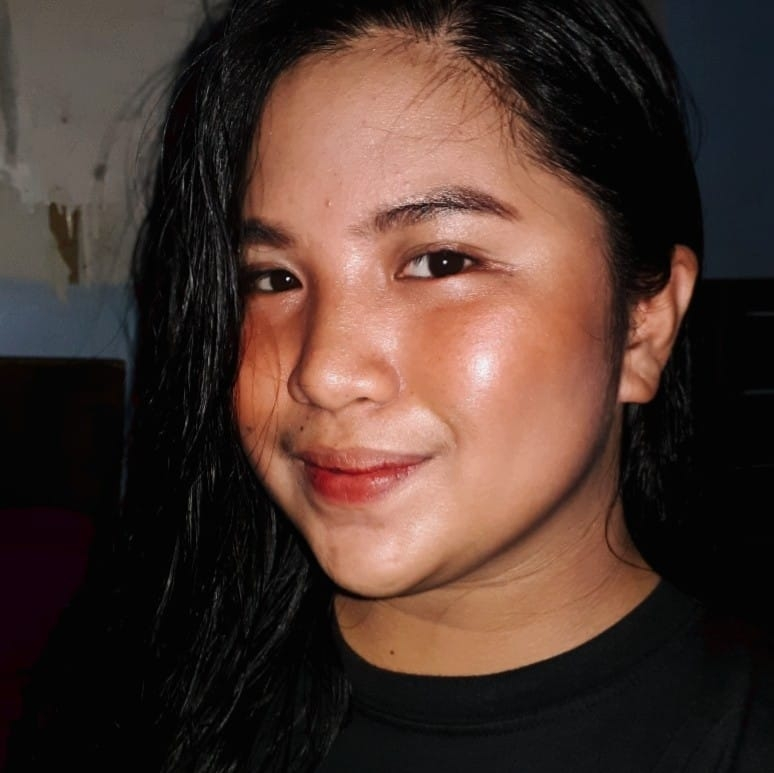
#> input picture img/bebe.jpg, 774 x 773 px
$ python openCV-contour.py
#> lines starting #> are read from the running program, lines starting #| are printed output that depends on the picture; after the words box and inside, x2 and y2 are one past the last pixel; in counts of white or black regions, pixels touching at a corner belong together
import cv2 as cv
import numpy as np

img = cv.imread('img/bebe.jpg')
#> img is the input picture: shape (773, 774, 3); mean B, G, R 46.5, 54.2, 75.5

def resized(mat):
    width = int(mat.shape[1] * 0.6)
#> width = 464
    height = int(mat.shape[0] * 0.6)
#> height = 463
    dimension = width, height
#> dimension = (464, 463)
    return cv.resize(mat, dimension, interpolation=cv.INTER_AREA)

imgResized = resized(img)
cv.imshow("me.photo", imgResized)

imgBlank = np.zeros((750, 700, 3) , dtype='uint8')
imgBlank[:] = 32, 0, 4

#CVT COLOR
imgGray = cv.cvtColor(imgResized, cv.COLOR_BGR2GRAY)
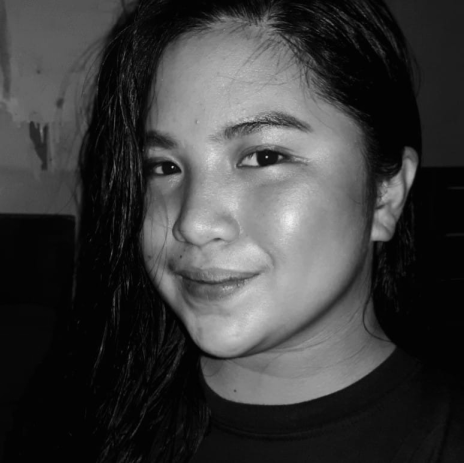
#> imgGray: shape (463, 464); min 0, max 241, mean 59.7
cv.imshow("me.grayScale", imgGray)

#CANNY
imgCanny = cv.Canny(imgGray, 100, 175)
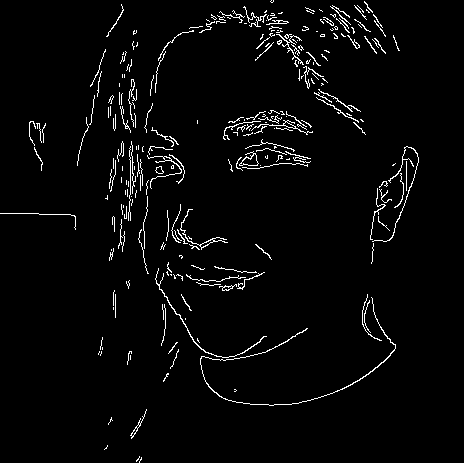
#> imgCanny: shape (463, 464); 3% white in thin lines or dots
cv.imshow("me.Canny", imgCanny)

#FIND CONTOURS
contour, hierarchy = cv.findContours(imgCanny, cv.RETR_LIST, cv.CHAIN_APPROX_NONE)
#> contour = 281 contours, 260 with area under 20; largest, box (x1, y1, x2, y2) and area: (239, 151, 259, 166) 129, (239, 153, 259, 166) 117, (200, 297, 396, 406) 86, (180, 209, 228, 250) 66, (155, 268, 267, 358) 63

#DRAW CONTOURS
cv.drawContours(imgBlank, contour, -1, (255,255,255), 1)
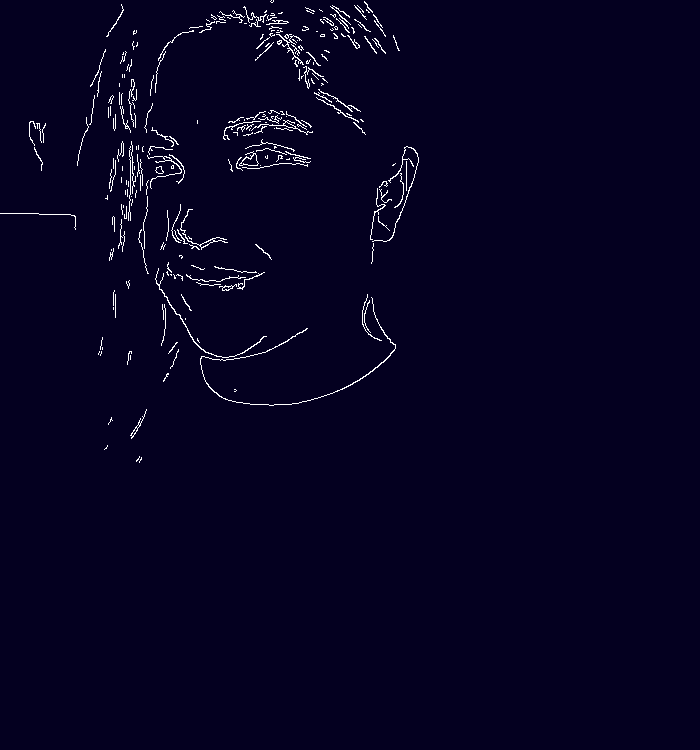
#> imgBlank: shape (750, 700, 3); mean of channels 0, 1, 2 34.7, 3.1, 7.1; drawn as B, G, R

#RECTANGLE
cv.rectangle(imgBlank, (0, 410), (700, 750), (52, 11, 7), thickness=cv.FILLED)

#CIRCLE
cv.circle(imgBlank, (550, 160), 90, (255,255,255), thickness=cv.FILLED)
cv.circle(imgBlank, (500, 120), 90, (32, 0, 4), thickness=cv.FILLED)
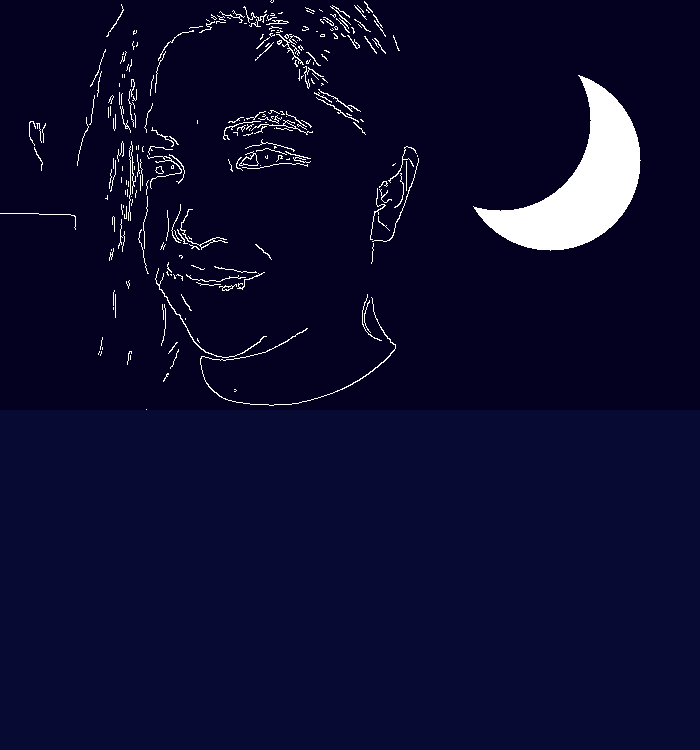
#> imgBlank: shape (750, 700, 3); mean of channels 0, 1, 2 48.6, 13.6, 13.8; drawn as B, G, R
cv.circle(imgBlank, (490, 110), 2, (255,255,255), thickness=cv.FILLED)
#> imgBlank: shape (750, 700, 3); under 0.01% of pixels changed, all inside (x1, y1, x2, y2) = (488, 108, 493, 113)
cv.circle(imgBlank, (505, 300), 2, (255,255,255), thickness=cv.FILLED)
#> imgBlank: shape (750, 700, 3); mean of channels 0, 1, 2 48.6, 13.6, 13.8
cv.circle(imgBlank, (650, 150), 2, (255,255,255), thickness=cv.FILLED)
#> imgBlank: shape (750, 700, 3); mean of channels 0, 1, 2 48.6, 13.6, 13.8
cv.circle(imgBlank, (680, 300), 2, (255,255,255), thickness=cv.FILLED)
#> imgBlank: shape (750, 700, 3); mean of channels 0, 1, 2 48.6, 13.6, 13.8
cv.circle(imgBlank, (60, 300), 2, (255,255,255), thickness=cv.FILLED)
#> imgBlank: shape (750, 700, 3); mean of channels 0, 1, 2 48.6, 13.6, 13.8
cv.circle(imgBlank, (40, 40), 3, (255,255,255), thickness=cv.FILLED)
#> imgBlank: shape (750, 700, 3); mean of channels 0, 1, 2 48.6, 13.6, 13.8
#start ng constellation
cv.circle(imgBlank, (300, 300), 3, (255,255,255), thickness=cv.FILLED)
#> imgBlank: shape (750, 700, 3); mean of channels 0, 1, 2 48.6, 13.6, 13.9
cv.circle(imgBlank, (345, 200), 4, (255,255,255), thickness=cv.FILLED)
#> imgBlank: shape (750, 700, 3); mean of channels 0, 1, 2 48.6, 13.6, 13.9
cv.circle(imgBlank, (390, 120), 4, (255,255,255), thickness=cv.FILLED)
#> imgBlank: shape (750, 700, 3); mean of channels 0, 1, 2 48.7, 13.7, 13.9
cv.circle(imgBlank, (450, 50), 4, (255,255,255), thickness=cv.FILLED)
#> imgBlank: shape (750, 700, 3); mean of channels 0, 1, 2 48.7, 13.7, 13.9
cv.circle(imgBlank, (470, 54), 3, (255,255,255), thickness=cv.FILLED)
#> imgBlank: shape (750, 700, 3); mean of channels 0, 1, 2 48.7, 13.7, 13.9
cv.circle(imgBlank, (499, 85), 3, (255,255,255), thickness=cv.FILLED)
#> imgBlank: shape (750, 700, 3); mean of channels 0, 1, 2 48.7, 13.7, 13.9
cv.circle(imgBlank, (465, 88), 3, (255,255,255), thickness=cv.FILLED)
#> imgBlank: shape (750, 700, 3); mean of channels 0, 1, 2 48.7, 13.7, 14
cv.circle(imgBlank, (435, 109), 3, (255,255,255), thickness=cv.FILLED)
#> imgBlank: shape (750, 700, 3); mean of channels 0, 1, 2 48.7, 13.7, 14
cv.circle(imgBlank, (600, 50), 2, (255,255,255), thickness=cv.FILLED)
#> imgBlank: shape (750, 700, 3); mean of channels 0, 1, 2 48.7, 13.7, 14
cv.circle(imgBlank, (500, 30), 2, (255,255,255), thickness=cv.FILLED)
#> imgBlank: shape (750, 700, 3); mean of channels 0, 1, 2 48.7, 13.8, 14
cv.circle(imgBlank, (650, 30), 2, (255,255,255), thickness=cv.FILLED)
#> imgBlank: shape (750, 700, 3); mean of channels 0, 1, 2 48.7, 13.8, 14
cv.circle(imgBlank, (630, 290), 2, (255,255,255), thickness=cv.FILLED)
#> imgBlank: shape (750, 700, 3); mean of channels 0, 1, 2 48.7, 13.8, 14
cv.circle(imgBlank, (400, 290), 2, (255,255,255), thickness=cv.FILLED)
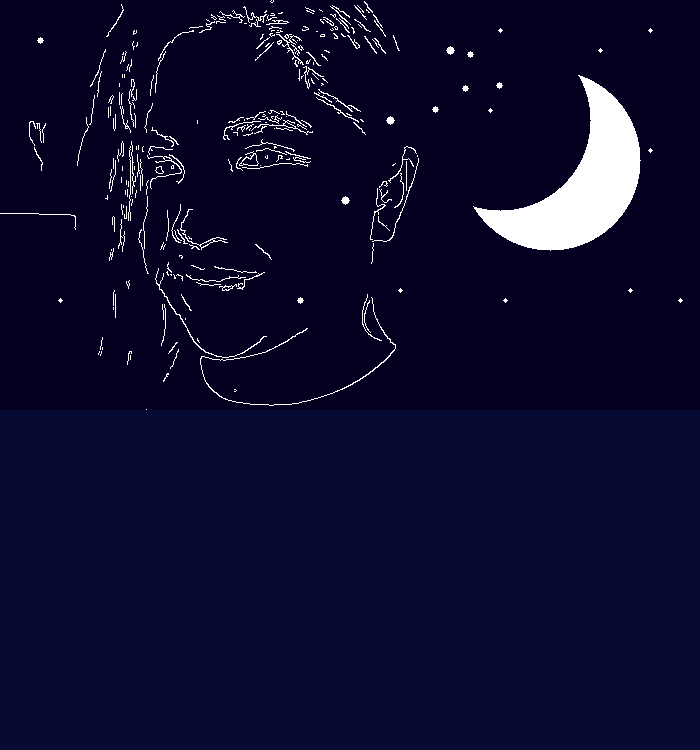
#> imgBlank: shape (750, 700, 3); mean of channels 0, 1, 2 48.7, 13.8, 14; drawn as B, G, R
cv.circle(imgBlank, (500, 250), 2, (255,255,255), thickness=cv.FILLED)
#> imgBlank: shape (750, 700, 3); under 0.01% of pixels changed, all inside (x1, y1, x2, y2) = (498, 248, 503, 253)
cv.circle(imgBlank, (450, 300), 2, (255,255,255), thickness=cv.FILLED)
#> imgBlank: shape (750, 700, 3); mean of channels 0, 1, 2 48.8, 13.8, 14
cv.circle(imgBlank, (480, 180), 2, (255,255,255), thickness=cv.FILLED)
#> imgBlank: shape (750, 700, 3); mean of channels 0, 1, 2 48.8, 13.8, 14
cv.circle(imgBlank, (500, 150), 2, (255,255,255), thickness=cv.FILLED)
#> imgBlank: shape (750, 700, 3); mean of channels 0, 1, 2 48.8, 13.8, 14
cv.circle(imgBlank, (540, 120), 2, (255,255,255), thickness=cv.FILLED)
#> imgBlank: shape (750, 700, 3); mean of channels 0, 1, 2 48.8, 13.8, 14
cv.circle(imgBlank, (540, 350), 2, (255,255,255), thickness=cv.FILLED)
#> imgBlank: shape (750, 700, 3); mean of channels 0, 1, 2 48.8, 13.8, 14

#LINE
cv.line(imgBlank, (300, 300), (345, 200), (255, 255, 255), thickness=1)
#> imgBlank: shape (750, 700, 3); mean of channels 0, 1, 2 48.8, 13.9, 14.1
cv.line(imgBlank, (345, 200), (390, 120), (255, 255, 255), thickness=1)
#> imgBlank: shape (750, 700, 3); mean of channels 0, 1, 2 48.9, 13.9, 14.1
cv.line(imgBlank, (390, 120), (435, 109), (255, 255, 255), thickness=1)
cv.line(imgBlank, (435, 109), (450, 50), (255, 255, 255), thickness=1)
#> imgBlank: shape (750, 700, 3); mean of channels 0, 1, 2 48.9, 13.9, 14.2
cv.line(imgBlank, (450, 50), (470, 54), (255, 255, 255), thickness=1)
#> imgBlank: shape (750, 700, 3); mean of channels 0, 1, 2 48.9, 13.9, 14.2
cv.line(imgBlank, (470, 54), (465, 88), (255, 255, 255), thickness=1)
#> imgBlank: shape (750, 700, 3); mean of channels 0, 1, 2 48.9, 14, 14.2
cv.line(imgBlank, (465, 88), (499, 85), (255, 255, 255), thickness=1)
#> imgBlank: shape (750, 700, 3); mean of channels 0, 1, 2 48.9, 14, 14.2
cv.line(imgBlank, (499, 85), (490, 110), (255, 255, 255), thickness=1)
#> imgBlank: shape (750, 700, 3); mean of channels 0, 1, 2 48.9, 14, 14.2
cv.line(imgBlank, (30, 450), (300, 450), (255, 255, 255), thickness=1)
cv.line(imgBlank, (340, 442), (605, 442), (255, 255, 255), thickness=1)
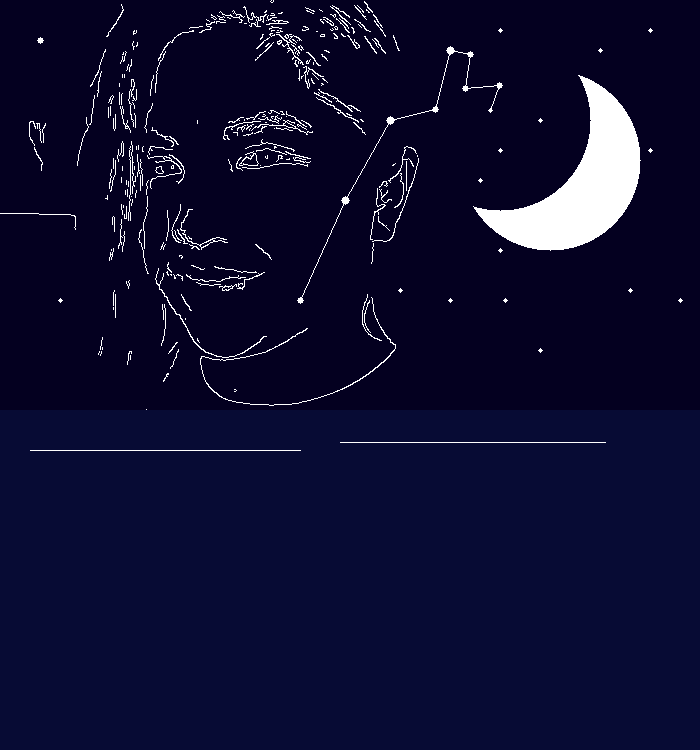
#> imgBlank: shape (750, 700, 3); mean of channels 0, 1, 2 49.1, 14.2, 14.5; drawn as B, G, R
cv.line(imgBlank, (50, 500), (200, 500), (255, 255, 255), thickness=1)
#> imgBlank: shape (750, 700, 3); 0.03% of pixels changed, all inside (x1, y1, x2, y2) = (50, 500, 201, 501)
cv.line(imgBlank, (190, 480), (290, 480), (255, 255, 255), thickness=1)
cv.line(imgBlank, (280, 490), (490, 490), (255, 255, 255), thickness=1)
cv.line(imgBlank, (480, 470), (690, 470), (255, 255, 255), thickness=1)
cv.line(imgBlank, (35, 530), (360, 530), (255, 255, 255), thickness=1)
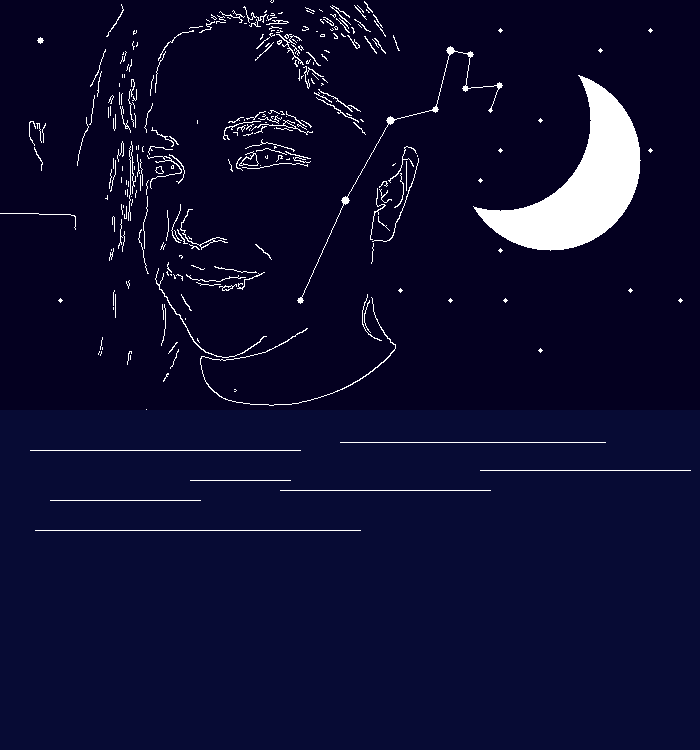
#> imgBlank: shape (750, 700, 3); mean of channels 0, 1, 2 49.5, 14.7, 14.9; drawn as B, G, R
cv.line(imgBlank, (373, 535), (695, 535), (255, 255, 255), thickness=1)
cv.line(imgBlank, (200, 560), (500, 560), (255, 255, 255), thickness=1)
cv.line(imgBlank, (490, 110), (435, 109), (255, 255, 255), thickness=1)

#RECTANGLE
cv.rectangle(imgBlank, (0, 600), (700, 750), (82, 24, 20), thickness=cv.FILLED)

#PUTTEXT
cv.putText(imgBlank, "Love Constellation", (5, 630), cv.FONT_HERSHEY_SCRIPT_SIMPLEX, 1.2, (255,255,255), thickness=1)
cv.putText(imgBlank, "(BSCS-4C)", (400, 630), cv.FONT_HERSHEY_DUPLEX, 1, (255,255,255), thickness=1)
cv.putText(imgBlank, "Carreon, Lepio, Tadena", (170, 680), cv.FONT_HERSHEY_SCRIPT_SIMPLEX, 1.2, (255,255,255), thickness=1)

cv.imshow("me.Contour", imgBlank)

bitwise_NOT = cv.bitwise_not(imgBlank)
cv.imshow('Bitwise NOT', bitwise_NOT)

cv.waitKey(0)
